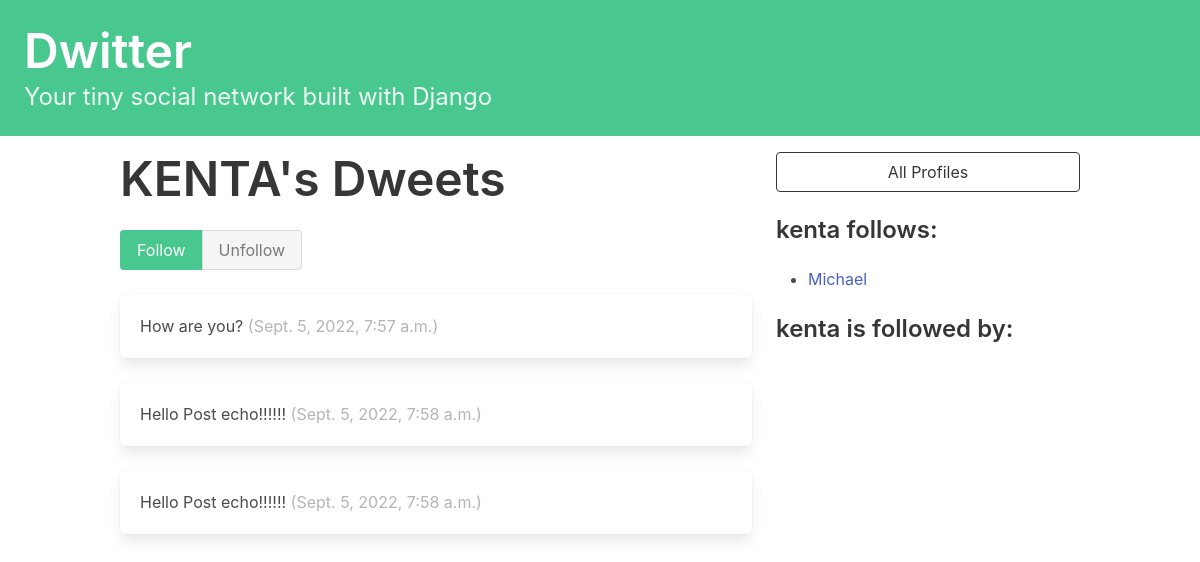
The app's page /profile/2 (signed in) with its own data.
### dwitter/models.py (models this page shows, shortened)
class Profile(models.Model):
    user = models.OneToOneField(User, on_delete=models.CASCADE)
    follows = models.ManyToManyField(
        "self",
        related_name="followed_by",
        symmetrical=False,
        blank=True
    )
    def __str__(self):
        return self.user.username

class Dweet(models.Model):
    user = models.ForeignKey(
      User, related_name="dweets", on_delete = models.DO_NOTHING
    )
    body = models.CharField(max_length=140)
    created_at = models.DateTimeField(auto_now_add=True)

### dwitter/views.py (the view, shortened to what this page needs)
# urls.py: path("profile/<int:pk>", profile, name="profile"),
def profile(request,pk):
    if not hasattr(request.user,'profile'):
        missing_profile = Profile(user=request.user)
        missing_profile.save()
    profile = Profile.objects.get(pk=pk)
    return render(request, "dwitter/profile.html", {"profile": profile})

### dwitter/templates/dwitter/profile.html (shortened to what this page needs)
{% extends 'base.html' %}
{% block content %}
<div class="column">
    <div class="block">
    <h1 class="title is-1">
        {{profile.user.username|upper}}'s Dweets
    </h1>
    <form method="post">
      <div class="buttons has-addons">
      {% if profile in user.profile.follows.all %}
          <button class="button is-success is-static">Follow</button>
          <button class="button is-danger" name="follow" value="unfollow">
              Unfollow
          </button>
      {% else %}
          <button class="button is-success" name="follow" value="follow">
              Follow
          </button>
          <button class="button is-danger is-static">Unfollow</button>
      {% endif %}
      </div>
    </form>
    </div>
    <div class="content">
      {% for dweet in profile.user.dweets.all %}
          <div class="box">
              {{ dweet.body }}
              <span class="is-small has-text-grey-light">
                  ({{ dweet.created_at }})
              </span>
          </div>
      {% endfor %}
  </div>
</div>
<div class="column is-one-third">
    <div class="block">
        <a href="{%url 'dwitter:profile_list' %}">
            <button class="button is-dark is-outlined is-fullwidth">
                All Profiles
            </button>
        </a>
    </div>
    <div class="block">
        <h3 class="title is-4">
            {{profile.user.username}} follows:
        </h3>
        <div class="content">
            <ul>
            {% for following in profile.follows.all %}
                <li>
                    <a href="#">
                        {{ following }}
                    </a>
                </li>
            {% endfor %}
            </ul>
        </div>
    </div>
    <div class="block">
        <h3 class="title is-4">
            {{profile.user.username}} is followed by:
        </h3>
    </div>
</div>
{% endblock content %}

### dwitter/templates/base.html (shortened to what this page needs)
<!DOCTYPE html>
<html lang="en">
<head>
    <link rel="stylesheet"
          href="https://cdn.jsdelivr.net/npm/bulma@0.9.3/css/bulma.min.css">
</head>
<body>
    <a href="{%url 'dwitter:dashboard' %}">
    <section class="hero is-small is-success mb-4">
        <div class="hero-body">
            <h1 class="title is-1">Dwitter</h1>
            <p class="subtitle is-4">
                Your tiny social network built with Django
            </p>
        </div>
    </section>
    </a>
    <div class="container">
        <div class="columns">
          {% block content %}
          {% endblock content %}
        </div>
    </div>
</body>
</html>

### records on screen
Profile: user.username "KENTA", user.username "kenta"
Dweet: body "How are you?", created_at "Sept. 5, 2022, 7:57 a.m."
Dweet: body "Hello Post echo!!!!!!", created_at "Sept. 5, 2022, 7:58 a.m."
Dweet: body "Hello Post echo!!!!!!", created_at "Sept. 5, 2022, 7:58 a.m."
Profile: user.username "Michael"
